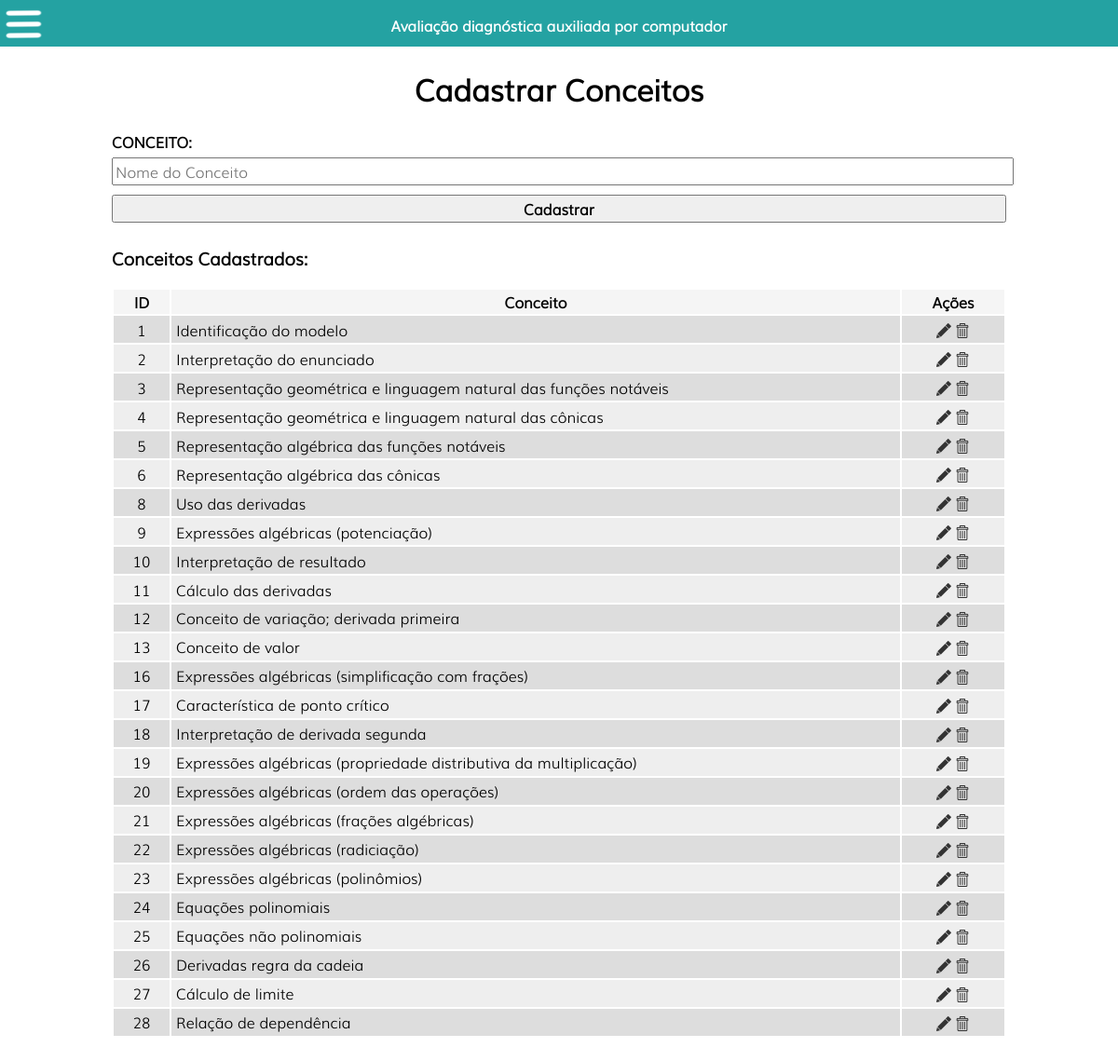
The page /painel/cadConceitos.php on the database its author committed.
### tables this page shows
CREATE TABLE IF NOT EXISTS `conceito` (
  `cod_conceito` int(11) NOT NULL,
  `nm_conceito` varchar(255) DEFAULT NULL
);

### painel/config/config.php (called while the page is built, shortened)
<?php
class db{
	public $host = "HOST";
	public $user = "USER";
	public $pwd = "PWD";
	public $db = "adac";
	public $query;
	public $mysqli;
	public $result_array = array();
	function __construct(){
		$this->mysqli = new mysqli($this->host, $this->user, $this->pwd, $this->db);
		$this->mysqli->set_charset('utf8');
		return $this->mysqli;
	}
	function query($query){
		$this->query = $this->mysqli->query($query);
	}
	function resultado(){
		if($this->query){
			while ($dados = $this->query->fetch_array()){
				$this->result_array[] = $dados;
			}
			return $this->result_array;
		}else{
			return false;
		}
	}
	function linha(){
		return $this->query->num_rows;
	}
}
?>

### painel/classes/DAO/ConceitoDAO.class.php (called while the page is built, shortened)
<?php
class ConceitoDAO extends db{
	function listar_todos(){
		$select = parent::query("SELECT * FROM conceito");
		$resultado = parent::resultado();
		return $resultado;
	}
}

### painel/cadConceitos.php (the view, shortened to what this page needs)
<?php
	require("config/config.php");
	require("classes/DAO/ConceitoDAO.class.php");
?>
<!DOCTYPE html>
<html>
<?php include("head.php"); ?>
<body>
	<?php include("menu.php"); ?>
	<div class="centralizar">
	<h1 class="titulo">Cadastrar Conceitos</h1>
	<form name="cadConceitos" method="post" action="actionCadConceitos.php" enctype="multipart/form-data" autocomplete="off">
		<label for="conceito">Conceito:</label><input type="text" name="conceito" placeholder="Nome do Conceito" autofocus required/>
		<button type="submit" id="botao">Cadastrar</button>
	</form>
	<h3>Conceitos Cadastrados:</h3>
	<table>
		<tr>
			<th>ID</th>
			<th>Conceito</th>
			<th>Ações</th>
		</tr>
		<?php
			$conceitoDAO = new ConceitoDAO();
			$conceitos = $conceitoDAO->listar_todos();
			$linhas = $conceitoDAO->linha();
			if($linhas == 0):
		?>
		<tr>
			<td colspan=3><p class='aviso'>Não há conceitos cadastrados!</p></td>
		</tr>
		<?php else:	?>
			<?php for($i=0; $i < $linhas; $i++): ?>
				<tr class='listFiles'>
					<td class='id_column'> <?= $conceitos[$i]["cod_conceito"]; ?> </td>
					<td> <?= $conceitos[$i]["nm_conceito"]; ?> </td>
					<td class="action_column" align=center>
						<span class='editar'>
							<a href="editarConceito.php?id=<?= $conceitos[$i]["cod_conceito"]; ?>" >
								<img src='img/edit4.png'/>
							</a>
						</span>
						<span class='excluir' id="<?= $conceitos[$i]["cod_conceito"]; ?>">
							<img src='img/delete3.png'/>
						</span>
					</td>
				</tr>
			<?php endfor; ?>
		<?php endif; ?>
	</table>
<br/>
</body>
</html>

### painel/head.php (shortened to what this page needs)
<head>
	<link rel="stylesheet" href="css/jquery-ui.css" />
	<link rel="stylesheet" href="css/font-awesome.min.css" />
	<link rel="stylesheet" type="text/css" href="css/style.css"/>
</head>

### painel/menu.php (shortened to what this page needs)
<nav id="menu" class="submenutop">
		<ul class="ul-menu">
			<li class="main"><img src="img/submenu.png" width="50px;"></li>
		</ul>
		<ul class="logo">
			<div class="caixa-tabela">
				<div class="caixa-tabela-center">
					<h3>Avaliação diagnóstica auxiliada por computador</h3>
				</div>
			</div>
		</ul>
</nav>

### painel/css/style.css (style rules this page uses)
* { font-family : Muli; }
a { text-decoration : none; }
body { color : #222; font-family : Muli; padding : 0; margin : 0; color : #000; font-size : 16px; }
img { margin : 5px 0; max-width : 100%; }
.caixa-tabela { display: table; height: 100%; width: 100%; }
.caixa-tabela-center { text-align: center; display: table-cell; vertical-align: middle; height: 100%; width: 100%; }
label { font-weight : bold; text-transform : uppercase; margin-top : 15px; display : block; }
a { color : #000; }
input, textarea, button, select { resize : none; margin : 5px 0; width : 100%; font-size : 16px; }
button { font-weight : bolder; }
table, table tr { width : 100%; text-align : left; }
table tr th { background : #f5f5f5; text-align : center; }
table tr td { padding : 0px 5px; }
.listFiles { width : 100%; padding : 5px 0; }
.listFiles:nth-child(odd) { background : #eee; }
.listFiles:nth-child(even) { background : #ddd; }
.listFiles img { vertical-align : middle; }
table tr th.id_column, table tr td.id_column { width : 50px; text-align : center; }
table tr th.action_column, table tr td.action_column { text-align : center; width : 100px; }
nav { height : 50px; background : #24A2A2; font-size: 10pt; }
nav ul { padding : 0; margin : 0; }
ul li { vertical-align : middle; text-transform : uppercase; }
#menu { position : relative; height : 50px; width : 100%; display : block !important; z-index: 10; }
#menu ul.ul-menu { width : 80px; height : 100%; display : inline-block; vertical-align : top; }
#menu ul.ul-menu img { max-height: 100%; margin: 0; }
#menu ul li { list-style : none; color : white; padding : 0; display : block; cursor : pointer; font-weight : bold; padding : 0 1%; text-align : left; width : 98%; margin : 0; }
#menu ul li.main { position : relative; width : 100%; height : 100%; z-index : 12; }
#menu ul.logo { width : 100%; text-align : center; position : absolute; top : 0; height : 50px; color : #FFF; z-index : 11; }
.excluir, .editar { display : inline-block; vertical-align : middle; cursor : pointer; }
.titulo { text-align : center; }
.centralizar { width : 80%; padding-bottom : 40px; left : 0; right : 0; margin : auto; }

### rows shown on the page
conceito: cod_conceito "1", nm_conceito "Identificação do modelo"
conceito: cod_conceito "2", nm_conceito "Interpretação do enunciado"
conceito: cod_conceito "3", nm_conceito "Representação geométrica e linguagem natural das funções notáveis"
conceito: cod_conceito "4", nm_conceito "Representação geométrica e linguagem natural das cônicas"
conceito: cod_conceito "5", nm_conceito "Representação algébrica das funções notáveis"
conceito: cod_conceito "6", nm_conceito "Representação algébrica das cônicas"
conceito: cod_conceito "8", nm_conceito "Uso das derivadas"
conceito: cod_conceito "9", nm_conceito "Expressões algébricas (potenciação)"
conceito: cod_conceito "10", nm_conceito "Interpretação de resultado"
conceito: cod_conceito "11", nm_conceito "Cálculo das derivadas"
conceito: cod_conceito "12", nm_conceito "Conceito de variação; derivada primeira"
conceito: cod_conceito "13", nm_conceito "Conceito de valor"
conceito: cod_conceito "16", nm_conceito "Expressões algébricas (simplificação com frações)"
conceito: cod_conceito "17", nm_conceito "Característica de ponto crítico"
conceito: cod_conceito "18", nm_conceito "Interpretação de derivada segunda"
conceito: cod_conceito "19", nm_conceito "Expressões algébricas (propriedade distributiva da multiplicação)"
conceito: cod_conceito "20", nm_conceito "Expressões algébricas (ordem das operações)"
conceito: cod_conceito "21", nm_conceito "Expressões algébricas (frações algébricas)"
conceito: cod_conceito "22", nm_conceito "Expressões algébricas (radiciação)"
conceito: cod_conceito "23", nm_conceito "Expressões algébricas (polinômios)"
conceito: cod_conceito "24", nm_conceito "Equações polinomiais"
conceito: cod_conceito "25", nm_conceito "Equações não polinomiais"
conceito: cod_conceito "26", nm_conceito "Derivadas regra da cadeia"
conceito: cod_conceito "27", nm_conceito "Cálculo de limite"
conceito: cod_conceito "28", nm_conceito "Relação de dependência"
